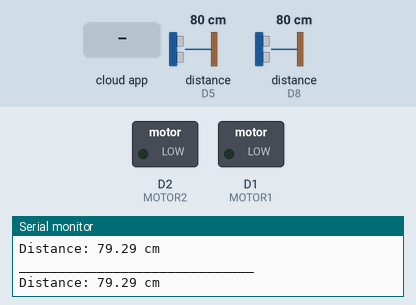
Simulated run of this sketch. Board: ESP8266 (NodeMCU). Shown: switched loads named in the sketch (green lamp = pin HIGH), the last lines printed to the serial monitor. Wiring (inferred from the names in the program): 2 × ultrasonic range finder: trigger D6, echo D5 / trigger D7, echo D8. The inputs (shaded band) are chosen by the test bench; at power-on: distance to the obstacle (sensors on D5, D8) 80 cm. The echo pulse lasts 58.3 µs per cm; WiFi joins after 1.5 s; servers stay silent unless stated; the Firebase database answers and starts empty; pins used as bus, display or sensor lines are not drawn.

Above: at 2.7 s.
2.8 s: the phone or cloud app sets val to 1
At 4.2 s:
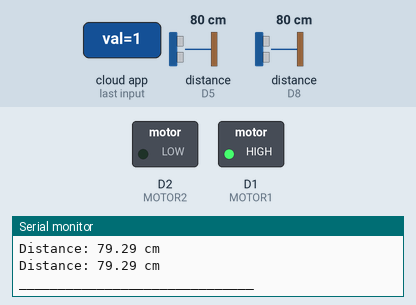
4.5 s: the phone or cloud app sets val to 0
At 5.8 s:
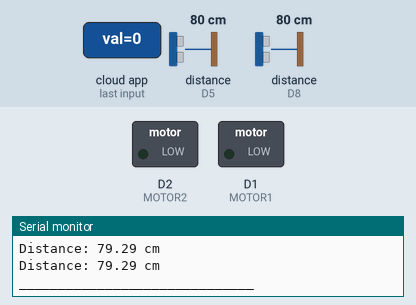
Timing chart, 0 to 7.5 s (numbered marks = the images above; inputs shaded):
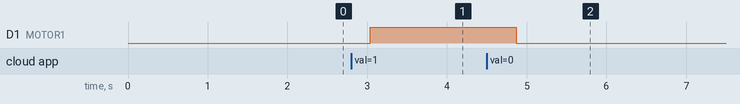

Measured:
- after the input at 2.8 s, D1 (MOTOR1): LOW → HIGH after 0.24 s
- after the input at 4.5 s, D1 (MOTOR1): HIGH → LOW after 0.37 s

The sketch:

ultrasonicTest.ino
```cpp
#define TRIGGER_PIN D6
#define ECHO_PIN D5

#define TRIGGER_PIN2 D7
#define ECHO_PIN2 D8

#define MOTOR1 D1
#define MOTOR2 D2


#include <Arduino.h>
#if defined(ESP32)
#include <WiFi.h>
#elif defined(ESP8266)
#include <ESP8266WiFi.h>
#endif
#include <Firebase_ESP_Client.h>


//Provide the token generation process info.
#include "addons/TokenHelper.h"
//Provide the RTDB payload printing info and other helper functions.
#include "addons/RTDBHelper.h"

// Insert your network credentials
#define WIFI_SSID "LE BHIKHARI USE KAR LE"
#define WIFI_PASSWORD "MeowMeow:)"

// Insert Firebase project API Key
#define API_KEY "AIzaSyCZsw5OwhxIES0-9llukkuiUq7KvoKGg74"

// Insert RTDB URL
#define DATABASE_URL "smartshoes-af8ae-default-rtdb.firebaseio.com/"

//Define Firebase Data object
FirebaseData fbdo;

FirebaseAuth auth;
FirebaseConfig config;

//unsigned long sendDataPrevMillis = 0;
//int count = 0;
bool signupOK = false;

void setup() {
  pinMode(TRIGGER_PIN, OUTPUT);
  pinMode(ECHO_PIN, INPUT);
  pinMode(TRIGGER_PIN2, OUTPUT);
  pinMode(ECHO_PIN2, INPUT);
  Serial.begin(9600);
  WiFi.begin(WIFI_SSID, WIFI_PASSWORD);
  Serial.print("Connecting to Wi-Fi");
  while (WiFi.status() != WL_CONNECTED) {
    Serial.print(".");
    delay(300);
  }
  Serial.println();
  Serial.print("Connected with IP: ");
  Serial.println(WiFi.localIP());
  Serial.println();

  /* Assign the api key (required) */
  config.api_key = API_KEY;

  /* Assign the RTDB URL (required) */
  config.database_url = DATABASE_URL;

  /* Sign up */
  if (Firebase.signUp(&config, &auth, "", "")) {
    Serial.println("ok");
    signupOK = true;
  } else {
    Serial.printf("%s\n", config.signer.signupError.message.c_str());
  }

  /* Assign the callback function for the long running token generation task */
  config.token_status_callback = tokenStatusCallback;  //see addons/TokenHelper.h

  Firebase.begin(&config, &auth);
  Firebase.reconnectWiFi(true);
  pinMode(MOTOR1, OUTPUT);
  pinMode(MOTOR2, OUTPUT);
}

void loop() {

  if (Firebase.ready() && signupOK) {

    // let this part as commented for less delay ---------------------------------------------

    int mtr1, mtr2, fs=1, bs=1, fsmin, bsmin, fsmx, bsmx;

    if (Firebase.RTDB.getInt(&fbdo, "variables/Motor1/val")) {
      if (fbdo.dataType() == "int") {
         mtr1 = fbdo.intData();
      }
    }
    if (Firebase.RTDB.getInt(&fbdo, "variables/Motor2/val")) {
      if (fbdo.dataType() == "int") {
         mtr2 = fbdo.intData();
      }
    }
    // if (Firebase.RTDB.getInt(&fbdo, "variables/bsensor/val")) {
    //   if (fbdo.dataType() == "int") {
    //      bs = fbdo.intData();
    //   }
    // }
    // if (Firebase.RTDB.getInt(&fbdo, "variables/fsensor/val")) {
    //   if (fbdo.dataType() == "int") {
    //      fs = fbdo.intData();
    //   }
    // }
    // if (Firebase.RTDB.getInt(&fbdo, "variables/bs1/val")) {
    //   if (fbdo.dataType() == "int") {
    //      bsmx = fbdo.intData();
    //   }
    // }
    // if (Firebase.RTDB.getInt(&fbdo, "variables/bs2/val")) {
    //   if (fbdo.dataType() == "int") {
    //      bsmin = fbdo.intData();
    //   }
    // }
    // if (Firebase.RTDB.getInt(&fbdo, "variables/fs1/val")) {
    //   if (fbdo.dataType() == "int") {
    //      fsmx = fbdo.intData();
    //   }
    // }
    // if (Firebase.RTDB.getInt(&fbdo, "variables/fs2/val")) {
    //   if (fbdo.dataType() == "int") {
    //      fsmin = fbdo.intData();
    //   }
    // }


    digitalWrite(TRIGGER_PIN, LOW);
    delayMicroseconds(2);
    digitalWrite(TRIGGER_PIN, HIGH);
    delayMicroseconds(10);
    digitalWrite(TRIGGER_PIN, LOW);
    long duration = pulseIn(ECHO_PIN, fs);
    float distance = duration * 0.034 / 2;


    digitalWrite(TRIGGER_PIN2, LOW);
    delayMicroseconds(2);
    digitalWrite(TRIGGER_PIN2, HIGH);
    delayMicroseconds(10);
    digitalWrite(TRIGGER_PIN2, LOW);
    long duration2 = pulseIn(ECHO_PIN2, bs);
    float distance2 = duration2 * 0.034 / 2;

    digitalWrite(MOTOR1, mtr1);
    digitalWrite(MOTOR2, mtr2);

    if (Firebase.RTDB.setFloat(&fbdo, "ultrasonic/distance", distance)) {

      //      Serial.println("PASSED");
      Serial.print("Distance: ");
      Serial.print(distance);
      Serial.println(" cm");

    } else {
      Serial.println("FAILED");
      Serial.println("REASON: " + fbdo.errorReason());
    }

    if (Firebase.RTDB.setFloat(&fbdo, "ultrasonic2/distance", distance2)) {

      //      Serial.println("PASSED");
      Serial.print("Distance: ");
      Serial.print(distance2);
      Serial.println(" cm");

    } else {
      Serial.println("FAILED");
      Serial.println("REASON: " + fbdo.errorReason());
    }


  } else {
  }

  Serial.println("______________________________");
}
```
